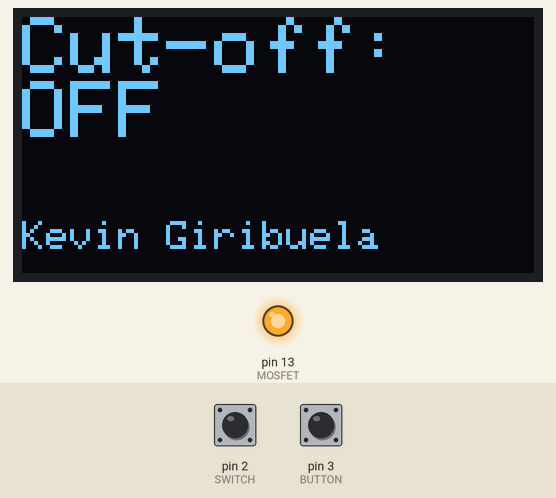
Recording of a program running on a simulated Arduino Nano, built with avr-gcc and run on an emulated ATmega328P. On the bench: 128×64 one-colour display, output pins drawn as LEDs (lit = HIGH). Inputs (shaded band) come from the test bench; at power-on: pin 3 (BUTTON) HIGH, pin 2 (SWITCH) HIGH.

Above: at 8.4 s.
8.5 s: pin 3 (BUTTON) pulled LOW for 0.15 s
At 9.7 s:
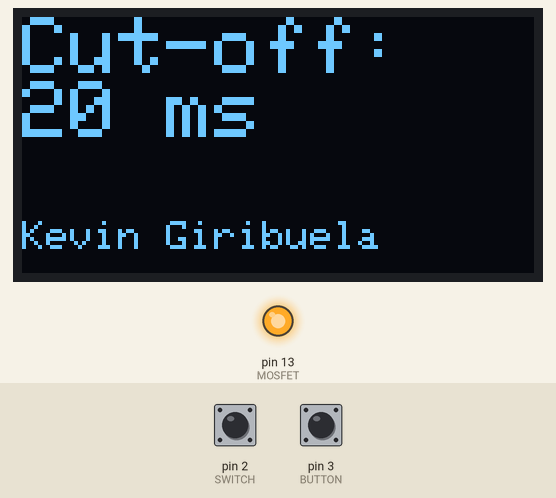
10.1 s: pin 2 (SWITCH) pulled LOW for 0.15 s
At 11.3 s:
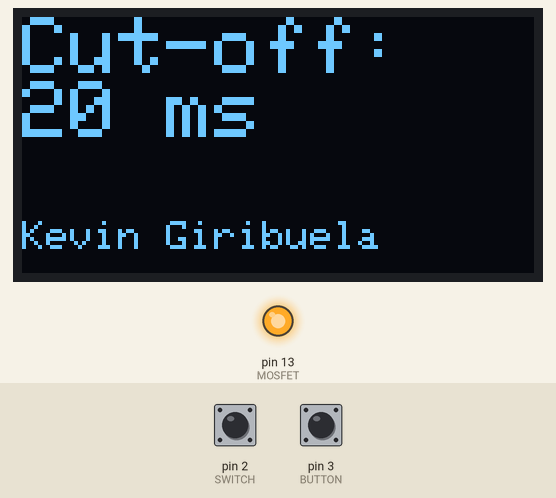
11.7 s: pin 3 (BUTTON) pulled LOW for 1 s
At 11.73 s:
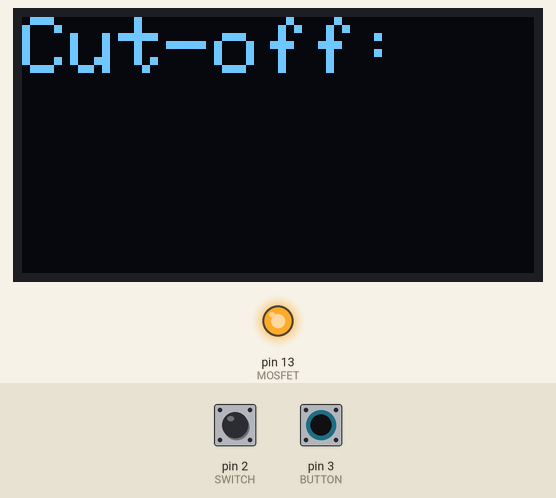
14.2 s: pin 2 (SWITCH) pulled LOW for 1 s
At 15.2 s:
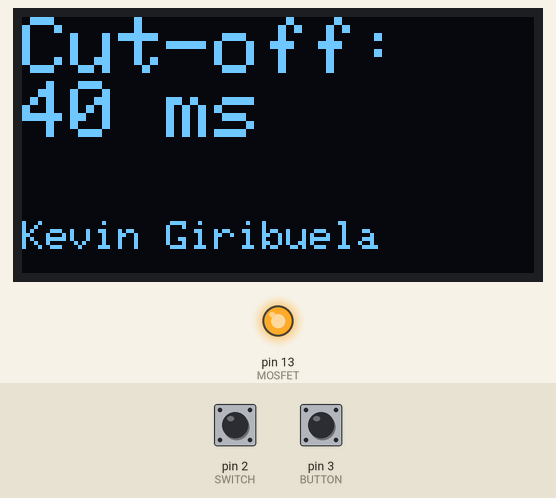
Timing chart, 0 to 17.2 s (numbered marks = the images above; inputs shaded):
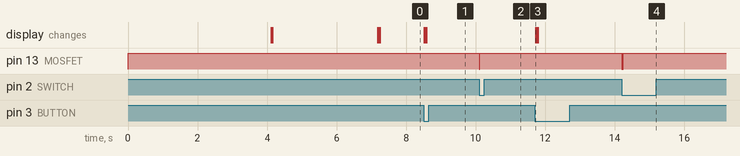

The program:

main.cpp
```cpp
/* Pinout definition */
#define MOSFET 13
#define SWITCH 2
#define BUTTON 3

/* Macro functionality definition */
#define JUMP 20
#define LIMIT 500


#include <Arduino.h>


#include <Wire.h>
#include "Adafruit_GFX.h"
#include "Adafruit_SSD1306.h"

#define SCREEN_WIDTH    128
#define SCREEN_HEIGHT   64
#define OLED_RESET      -1
#define SCREEN_ADDRESS  0x3C

#define CHAR_WIDTHX2  14
#define CHAR_HEIGHX2  16

#define CHAR_WIDTHX1  7
#define CHAR_HEIGHX1  8

const unsigned char PROGMEM logo_bmp[] = {
	// 'Screenshot from 2024-03-15 08-58-43, 128x64px
	0xff, 0xff, 0xff, 0xff, 0xff, 0xff, 0xff, 0xff, 0xff, 0xff, 0xff, 0xff, 0xff, 0xff, 0xff, 0xff,
	0xff, 0xff, 0xff, 0xff, 0xff, 0xff, 0xff, 0xff, 0xff, 0xff, 0xff, 0xff, 0xff, 0xff, 0xff, 0xff,
	0xff, 0xff, 0xff, 0xff, 0xff, 0xff, 0xff, 0xe0, 0x7f, 0xff, 0xff, 0xff, 0xff, 0xff, 0xff, 0xff,
	0xff, 0xff, 0xff, 0xff, 0xff, 0xff, 0xff, 0xc0, 0x3f, 0xff, 0xff, 0xff, 0xff, 0xff, 0xff, 0xff,
	0xff, 0xff, 0xff, 0xff, 0xff, 0xff, 0xff, 0x80, 0x1f, 0xff, 0xff, 0xff, 0xff, 0xff, 0xff, 0xff,
	0xff, 0xff, 0xff, 0xff, 0xff, 0xff, 0xff, 0x80, 0x00, 0xff, 0xff, 0xff, 0xff, 0xff, 0xff, 0xff,
	0xff, 0xff, 0xff, 0xff, 0xff, 0xff, 0xff, 0x80, 0x00, 0xff, 0xff, 0xff, 0xff, 0xff, 0xff, 0xff,
	0xff, 0xff, 0xff, 0xff, 0xff, 0xff, 0xff, 0x00, 0x00, 0x7f, 0xff, 0xff, 0xff, 0xff, 0xff, 0xff,
	0xff, 0xff, 0xff, 0xff, 0xff, 0xff, 0xf9, 0x00, 0x01, 0xff, 0xff, 0xff, 0xff, 0xff, 0xff, 0xff,
	0xff, 0xff, 0xff, 0xff, 0xff, 0xff, 0xe0, 0x00, 0x03, 0xff, 0xff, 0xff, 0xff, 0xff, 0xff, 0xff,
	0xff, 0xff, 0xff, 0xff, 0xff, 0xff, 0xe0, 0x00, 0x01, 0xff, 0xff, 0xff, 0xff, 0xff, 0xff, 0xff,
	0xff, 0xff, 0xff, 0xff, 0xff, 0xff, 0xc0, 0x00, 0x01, 0xff, 0x9f, 0xfb, 0xff, 0xff, 0xff, 0xff,
	0xff, 0xff, 0xff, 0xff, 0xff, 0xff, 0x00, 0x00, 0x00, 0xff, 0x8f, 0xf9, 0xff, 0xff, 0xff, 0xff,
	0xff, 0xff, 0xff, 0xff, 0xff, 0xfc, 0x00, 0x00, 0x00, 0xff, 0x87, 0xff, 0xff, 0xff, 0xff, 0xff,
	0xff, 0xff, 0xff, 0xff, 0xff, 0xf0, 0x00, 0x00, 0x13, 0xff, 0x83, 0xfc, 0x3f, 0xff, 0xff, 0xff,
	0xff, 0xff, 0xff, 0xff, 0xff, 0xc0, 0x00, 0x00, 0x7f, 0xff, 0x03, 0xf8, 0x0f, 0xff, 0xff, 0xff,
	0x1f, 0xff, 0xff, 0xff, 0xff, 0x00, 0x00, 0x00, 0x7f, 0xef, 0xe1, 0xf8, 0x07, 0xff, 0xfe, 0x3f,
	0x00, 0x0f, 0xff, 0xff, 0xfc, 0x00, 0x00, 0x00, 0x00, 0x1f, 0xe0, 0xf0, 0x03, 0xff, 0xfc, 0x1f,
	0x38, 0x1f, 0xff, 0xff, 0xe0, 0x00, 0x00, 0x00, 0x00, 0x01, 0xf0, 0x18, 0x01, 0xff, 0xf8, 0x0f,
	0x00, 0xf9, 0x1f, 0xfe, 0x00, 0x00, 0x00, 0x00, 0x00, 0x00, 0x10, 0x0c, 0x40, 0xff, 0xf8, 0x03,
	0x07, 0xf8, 0x07, 0xfc, 0x00, 0x00, 0x00, 0x00, 0x00, 0x00, 0x00, 0x03, 0x60, 0xff, 0xf0, 0x01,
	0x07, 0xf8, 0x03, 0xfc, 0x00, 0x00, 0x00, 0x00, 0x00, 0x00, 0x00, 0x01, 0xe0, 0x7f, 0xe0, 0x00,
	0x01, 0xf4, 0x00, 0xf8, 0x00, 0x00, 0x00, 0x00, 0x01, 0xfc, 0x04, 0x00, 0xe0, 0x7f, 0xc0, 0x00,
	0x00, 0x00, 0x09, 0xf0, 0x00, 0x00, 0x00, 0x00, 0x80, 0x00, 0x00, 0x00, 0x10, 0x7f, 0xc0, 0x00,
	0x00, 0x00, 0x0d, 0xe0, 0x00, 0x00, 0x00, 0x3f, 0xc0, 0x40, 0x00, 0x00, 0x10, 0x3f, 0x80, 0x00,
	0xc0, 0x00, 0x01, 0xc0, 0x00, 0x00, 0x00, 0xff, 0x83, 0xe0, 0x00, 0xe4, 0x18, 0x3e, 0x00, 0x00,
	0xc0, 0x00, 0x01, 0xc0, 0x00, 0x00, 0x00, 0xff, 0x01, 0xe0, 0x00, 0x67, 0x1f, 0xff, 0xfe, 0x00,
	0x00, 0x20, 0x01, 0x80, 0x00, 0x00, 0x00, 0x07, 0xc3, 0xff, 0xe0, 0x7c, 0x0f, 0xc0, 0x00, 0x00,
	0x00, 0x00, 0x63, 0xc0, 0x00, 0x00, 0x00, 0x00, 0x7f, 0xf8, 0x00, 0x30, 0x0f, 0xfc, 0x00, 0x00,
	0x00, 0x00, 0x63, 0xc0, 0x00, 0x00, 0x00, 0x00, 0x3f, 0x80, 0x00, 0x00, 0x0f, 0xfe, 0x00, 0x00,
	0x00, 0x00, 0x00, 0x80, 0x00, 0x00, 0x00, 0x00, 0x38, 0x00, 0x00, 0x00, 0x01, 0x1f, 0x00, 0x00,
	0x00, 0x00, 0x00, 0x00, 0x00, 0x00, 0x00, 0x00, 0x00, 0x00, 0x00, 0x01, 0x00, 0x0f, 0x80, 0x00,
	0x00, 0x00, 0x00, 0x00, 0x00, 0x00, 0x00, 0x00, 0x00, 0x00, 0x00, 0x01, 0x81, 0x8f, 0xc0, 0x00,
	0x00, 0x00, 0x00, 0x00, 0x00, 0x00, 0x00, 0x00, 0x00, 0x00, 0x00, 0x00, 0xc0, 0x8f, 0xc0, 0x10,
	0xff, 0x80, 0x00, 0x00, 0x00, 0x00, 0x00, 0x00, 0x0f, 0x00, 0x00, 0x38, 0x7f, 0xff, 0xe2, 0x00,
	0xff, 0xe0, 0x00, 0x00, 0x00, 0x00, 0x00, 0x00, 0x13, 0xf8, 0x00, 0x3c, 0x3f, 0xef, 0xfe, 0x00,
	0xff, 0xf9, 0x80, 0x00, 0x00, 0x00, 0x00, 0x00, 0x00, 0x3f, 0x00, 0x3a, 0x3c, 0x03, 0xff, 0x00,
	0xff, 0xff, 0xc0, 0x00, 0x00, 0x00, 0x00, 0x00, 0x00, 0x00, 0x00, 0x78, 0x0e, 0x00, 0x07, 0x00,
	0xff, 0xff, 0xc0, 0x00, 0x00, 0x00, 0x00, 0x30, 0x00, 0x00, 0x03, 0xfc, 0x06, 0x00, 0x03, 0x00,
	0xff, 0xff, 0xc0, 0x70, 0x00, 0x00, 0x00, 0x78, 0x00, 0x00, 0x07, 0xf8, 0x00, 0x00, 0x01, 0x80,
	0xff, 0xfc, 0x00, 0x3f, 0xc0, 0x00, 0x00, 0x70, 0x20, 0x00, 0x0f, 0xf0, 0x00, 0x00, 0x00, 0xe0,
	0xff, 0xf0, 0x00, 0x04, 0x80, 0x00, 0x00, 0x00, 0x00, 0x00, 0x1f, 0xf0, 0x00, 0x3f, 0x00, 0x7c,
	0xff, 0xc0, 0x00, 0x00, 0x80, 0x00, 0x00, 0x00, 0x00, 0x00, 0x0f, 0xe0, 0x00, 0xbf, 0xe0, 0x3c,
	0xff, 0x00, 0x00, 0x00, 0x00, 0x00, 0x00, 0x00, 0x00, 0x02, 0x47, 0xc0, 0x18, 0x7f, 0xf0, 0x1c,
	0xfe, 0x00, 0x00, 0x00, 0x00, 0x00, 0x00, 0x00, 0x72, 0x06, 0x13, 0xc0, 0x10, 0x0b, 0xe0, 0x0c,
	0xfc, 0x06, 0x03, 0xc0, 0x00, 0x02, 0x00, 0x01, 0xf9, 0xe6, 0x33, 0x80, 0x00, 0x00, 0x66, 0x0c,
	0xf8, 0x1e, 0x03, 0xe0, 0x00, 0x00, 0x00, 0x00, 0x08, 0xe4, 0x33, 0x80, 0x40, 0x06, 0x3e, 0x04,
	0xf0, 0x3e, 0x61, 0xe0, 0x00, 0x00, 0x00, 0x00, 0x00, 0x10, 0x67, 0xc0, 0x40, 0x00, 0x3f, 0x06,
	0xf0, 0x3e, 0x00, 0xc0, 0x00, 0x00, 0x00, 0x00, 0x00, 0x00, 0x4f, 0xe0, 0x00, 0x00, 0x7f, 0x06,
	0xe0, 0x78, 0x00, 0x00, 0x00, 0x00, 0x00, 0x00, 0x00, 0x00, 0xcf, 0xe0, 0x5c, 0x01, 0x3e, 0x00,
	0xe0, 0x7c, 0x00, 0x00, 0x00, 0x00, 0x00, 0x00, 0x00, 0x01, 0x9f, 0xe0, 0x7c, 0x00, 0x3e, 0x03,
	0xe0, 0x7c, 0x00, 0x00, 0x00, 0x00, 0x00, 0x00, 0x00, 0x03, 0x3f, 0xe0, 0xfe, 0x00, 0x04, 0x07,
	0xe0, 0x7c, 0x00, 0x00, 0x00, 0x00, 0x1c, 0x00, 0x00, 0x06, 0x3f, 0xe0, 0x7f, 0x00, 0xc0, 0x07,
	0xe0, 0x7c, 0x00, 0x00, 0x07, 0xb0, 0x1e, 0x00, 0x00, 0x00, 0x3f, 0xf0, 0x1f, 0xbf, 0xe0, 0x07,
	0xe0, 0x7c, 0x30, 0x00, 0x00, 0x0c, 0xdb, 0xfc, 0x00, 0x00, 0x7f, 0xf0, 0x0f, 0x3f, 0xe0, 0x07,
	0xf0, 0x38, 0x18, 0x00, 0x00, 0x00, 0x00, 0x00, 0x0f, 0xff, 0xff, 0xf8, 0x01, 0x3f, 0x80, 0x07,
	0xf0, 0x18, 0x06, 0x00, 0x1c, 0x00, 0x00, 0xfe, 0x7f, 0xff, 0xff, 0xfc, 0x00, 0x00, 0x00, 0x3f,
	0xf8, 0x00, 0x03, 0x00, 0x18, 0x00, 0x0f, 0xff, 0xff, 0xff, 0xff, 0xff, 0x00, 0x00, 0x00, 0x7f,
	0x00, 0x00, 0x0f, 0x00, 0x3f, 0xff, 0xff, 0xff, 0xff, 0xff, 0xff, 0xff, 0x80, 0x00, 0x00, 0xf0,
	0xfe, 0x00, 0x00, 0x00, 0x7f, 0xff, 0xff, 0xff, 0xff, 0xff, 0xff, 0xff, 0xe0, 0x00, 0x00, 0x00,
	0xff, 0x00, 0x00, 0x00, 0x3f, 0xff, 0xff, 0xff, 0xff, 0xff, 0xff, 0xff, 0xf8, 0x00, 0x00, 0x00,
	0xff, 0xc0, 0x00, 0x03, 0xff, 0xff, 0xff, 0xff, 0xff, 0xff, 0xfe, 0x00, 0x00, 0x00, 0x00, 0x00,
	0x70, 0x00, 0x00, 0x00, 0x00, 0x00, 0x00, 0x00, 0x3f, 0xff, 0xff, 0xff, 0xfb, 0x00, 0x00, 0x00,
	0x00, 0x00, 0x00, 0x00, 0x00, 0x00, 0x03, 0xff, 0xff, 0xff, 0xff, 0xff, 0xc0, 0x00, 0x00, 0x00
};

volatile bool increment = false;
volatile bool switch_on = false;
volatile bool quickshift_on = false;
Adafruit_SSD1306 display(SCREEN_WIDTH, SCREEN_HEIGHT, &Wire, OLED_RESET);

void increment_delay_interrupt ();
void switch_interrupt ();
void show_cutoff(int *);
void testdrawbitmap(const unsigned char *);
void textprint(String texto, int X=0, int Y=0, int textsize=2, int on=1);

void setup() {
  pinMode(SWITCH, INPUT);
  pinMode(BUTTON, INPUT);
  pinMode(MOSFET,    OUTPUT);

  attachInterrupt(digitalPinToInterrupt(SWITCH), switch_interrupt, FALLING);
  attachInterrupt(digitalPinToInterrupt(BUTTON), increment_delay_interrupt, FALLING);

  // Set the MOSFET ON
  digitalWrite(MOSFET, HIGH);

  if(!display.begin(SSD1306_SWITCHCAPVCC, SCREEN_ADDRESS)) {
    for(;;);
  }

  // Show logo
  display.clearDisplay();
  testdrawbitmap(logo_bmp);
  display.display();
  delay(4000);

  // Show text
  display.clearDisplay();
  textprint(" Quick\n  shifter",25,15);
  textprint("Kevin Giribuela", 0,6*CHAR_HEIGHX1+3, 1);
  delay(3000);
  display.clearDisplay();
  textprint("Cut-off:");
  textprint("Kevin Giribuela", 0,6*CHAR_HEIGHX1+3, 1);
  textprint("OFF",0,CHAR_HEIGHX2);
}

void loop() {
  int milisec = 0;

  while(1){
    if(increment){
      if(milisec == LIMIT){
        milisec = 0;
        quickshift_on = false;
      }
      else{
        milisec += JUMP;
        quickshift_on = true;
      }
      show_cutoff(&milisec);

      delay(100);
      increment = false;
    }

    if(quickshift_on & switch_on){
      digitalWrite(MOSFET, LOW);
      delay(milisec);
      digitalWrite(MOSFET, HIGH);

      switch_on = false;
    }
  }
}

void show_cutoff(int *milisec){
  int time = *milisec;
  display.clearDisplay();
  textprint("Cut-off:");
  textprint("Kevin Giribuela", 0,6*CHAR_HEIGHX1+3, 1);
  if(time!=0){
    textprint((String)time+" ms", 0, CHAR_HEIGHX2);
  }
  else{
    textprint("OFF   ", 0, CHAR_HEIGHX2);
  }

}

void switch_interrupt() {
  if(!switch_on){
    switch_on = true;
  }
}

void increment_delay_interrupt(){
  if(!increment){
      increment = true;
  }
}

void textprint(String texto, int X, int Y, int textsize, int on){
  display.setTextSize(textsize);
  if(on){
    display.setTextColor(SSD1306_WHITE);
  }
  else{
    display.setTextColor(SSD1306_BLACK);;
  }
  display.setCursor(X, Y);
  display.println(texto);
  display.display();
}

void testdrawbitmap(const unsigned char *logo_bmp) {
  display.clearDisplay();

  display.drawBitmap(
    (display.width()  - SCREEN_WIDTH ) / 2,
    (display.height() - SCREEN_HEIGHT) / 2,
    logo_bmp, SCREEN_WIDTH, SCREEN_HEIGHT, 1);
  display.display();
}
```

Measured:
- after the input at 8.5 s, the display: first changes at once (image 1 shows a later state)
- after the input at 10.1 s, pin 13 (MOSFET): HIGH → LOW at once, → HIGH 0.02 s later
- after the input at 11.7 s, the display: changes at once (image 3)
- after the input at 14.2 s, pin 13 (MOSFET): HIGH → LOW at once, → HIGH 0.04 s later
